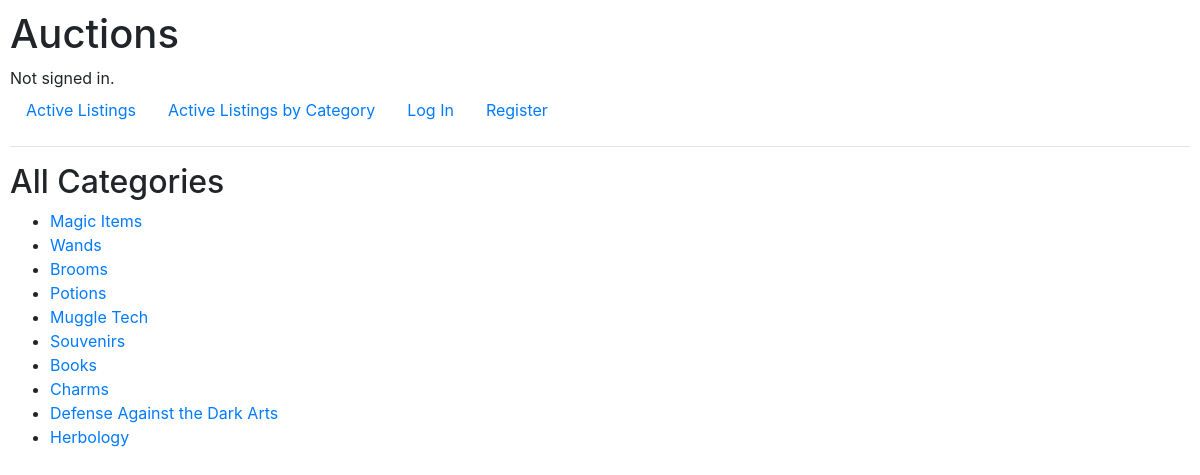
The page /categories on the database its author committed.
### auctions/models.py (models this page shows)
class Category(models.Model):
    name = models.CharField(max_length=32)
    def __str__(self) -> str:
        return self.name

### auctions/views.py (the view)
# urls.py: path("categories", views.categories, name="categories"),
def categories(request):
    categs = models.Category.objects.all()
    return render(request, template_name="auctions/categories.html", context={
        "categs": categs
    })

### auctions/templates/auctions/categories.html
{% extends "auctions/layout.html" %}
{% block body %}
    <h2>All Categories</h2>
    <ul>
    {% for cate in categs %}
        <li><a href="{% url 'category' cate.name %}">{{ cate }}</a></li>
    {% endfor %}
    </ul>
{% endblock %}

### auctions/static/auctions/styles.css (style rules this page uses)
body { padding: 10px; }

### rows shown on the page
Category: name "Magic Items"
Category: name "Wands"
Category: name "Brooms"
Category: name "Potions"
Category: name "Muggle Tech"
Category: name "Souvenirs"
Category: name "Books"
Category: name "Charms"
Category: name "Defense Against the Dark Arts"
Category: name "Herbology"
